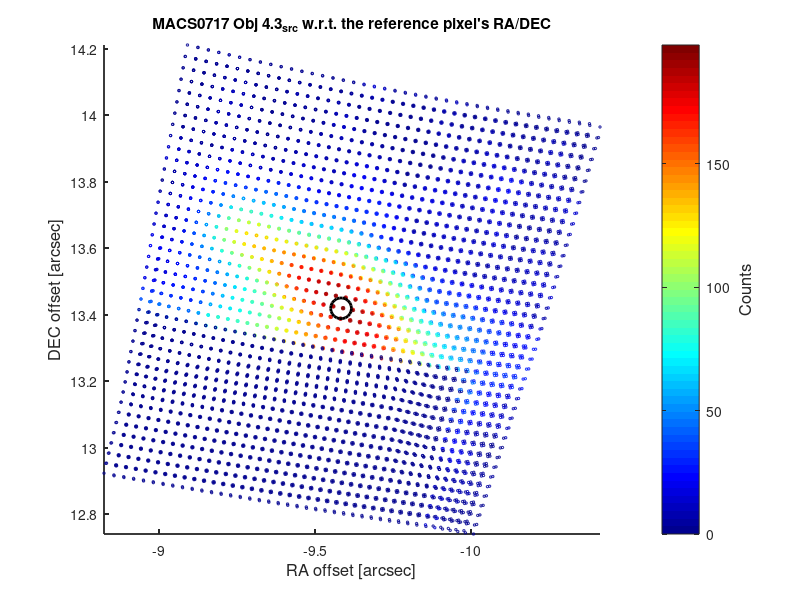
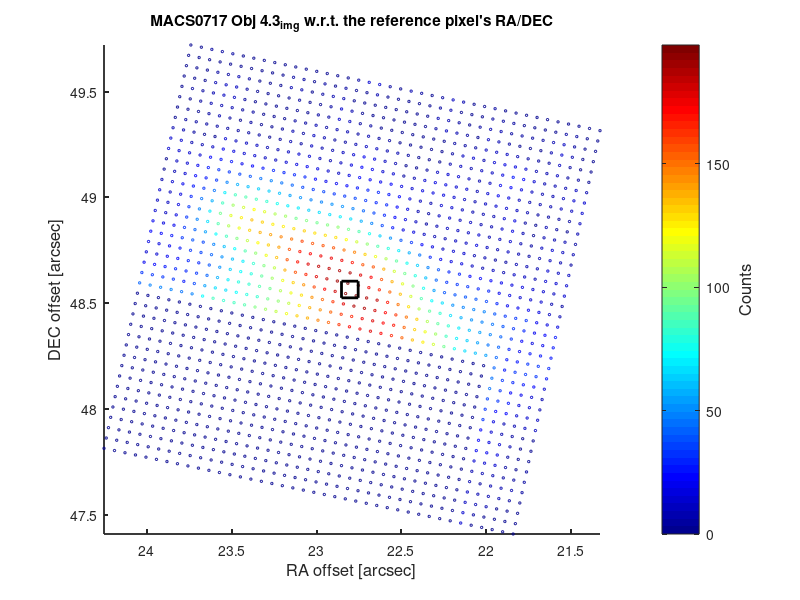
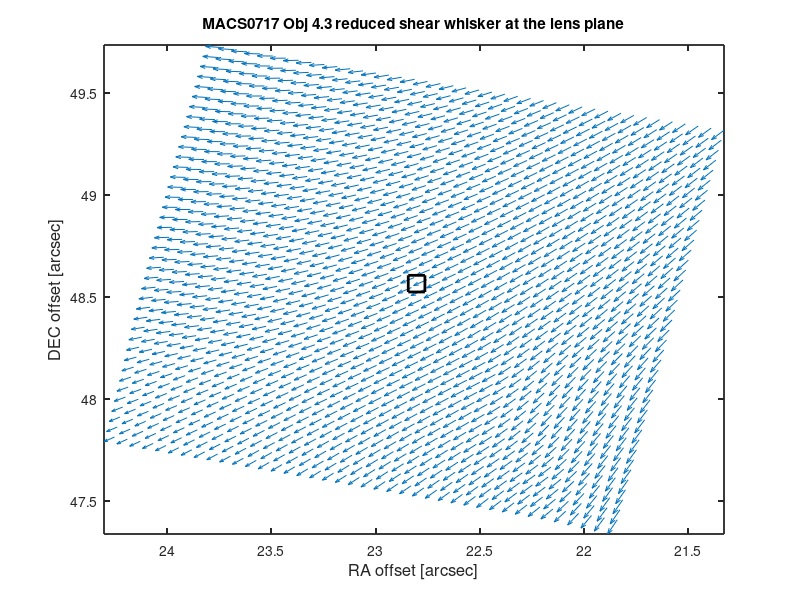

MATLAB code to generate these figures, in order:
% plotting one single remapped images

clear all; clc

% getting results for 4.3_
load 4.3_R_remap.mat
img_ra=(img_ra-ref_ra)*3600.;     % RA in arcsec
img_dec=(img_dec-ref_dec)*3600.;  % DEC in arcsec
img_cnt=img;
src_ra=(reshape(RA4_src,N_img*4,1)-ref_ra)*3600.;     % RA in arcsec
src_dec=(reshape(DEC4_src,N_img*4,1)-ref_dec)*3600.;  % DEC in arcsec
src_cnt=reshape(sb_src,N_img*4,1);
rg1=gamma1_img./(1-kappa_img);
rg2=gamma2_img./(1-kappa_img);
ctr_img_ra=(img_ctr(2,1)-ref_ra)*3600.;
ctr_img_dec=(img_ctr(2,2)-ref_dec)*3600.;
ctr_src_ra=(ctr_ra-ref_ra)*3600.;
ctr_src_dec=(ctr_dec-ref_dec)*3600.;

% color and linewidth schemes
lab_fontsize =12; axes_fontsize =10;
color = {'y','r','m','g','c','k','b'};
solid = {'-b','-r','-m','-g','-c','-k','-y'};
dot = {':b',':r',':m',':g',':c',':k'};
dash = {'--b','--r','--m','--g','--c','--k'};
lw1=2.5; lw2=1.7; lw3=0.8;

%% the remapped images in src plane
figure(1)  
scatter(src_ra,src_dec,3,src_cnt)
colormap('jet');
hold on
plot(ctr_src_ra,ctr_src_dec,'ko','MarkerSize',15,'LineWidth',2)
hold off

xlabel('RA offset [arcsec]','FontSize',lab_fontsize);
ylabel('DEC offset [arcsec]','FontSize',lab_fontsize);
title('MACS0717 Obj 4.3_{src} w.r.t. the reference pixel''s RA/DEC')
set(gca,'FontSize',axes_fontsize,'LineWidth',1.3,'XDir','Reverse'); 
ax = gca;
hbar = colorbar('EastOutside');
axes(hbar);
ylabel('Counts','FontSize',lab_fontsize);
set(gca,'FontSize',axes_fontsize);
axes(ax);
axis tight
set(gcf, 'PaperUnits','inches');
set(gcf, 'PaperPosition',[ 0 0 8 6]);
print -dpsc2 4.3_R_src.ps;


%% the original HST images in lens plane
figure(2)  
scatter(img_ra,img_dec,3,img_cnt)
colormap('jet');
hold on
plot(ctr_img_ra,ctr_img_dec,'ks','MarkerSize',12,'LineWidth',2)
hold off

xlabel('RA offset [arcsec]','FontSize',lab_fontsize);
ylabel('DEC offset [arcsec]','FontSize',lab_fontsize);
title('MACS0717 Obj 4.3_{img} w.r.t. the reference pixel''s RA/DEC')
set(gca,'FontSize',axes_fontsize,'LineWidth',1.3,'XDir','Reverse'); 
ax = gca;
hbar = colorbar('EastOutside');
axes(hbar);
ylabel('Counts','FontSize',lab_fontsize);
set(gca,'FontSize',axes_fontsize);
axes(ax);
axis tight
set(gcf, 'PaperUnits','inches');
set(gcf, 'PaperPosition',[ 0 0 8 6]);
print -dpsc2 4.3_R_img.ps;


%% plotting the reduced shear vector map   ->  this should go into _single.m later
figure(3)
quiver(img_ra,img_dec,rg1,rg2)
hold on
plot(ctr_img_ra,ctr_img_dec,'ks','MarkerSize',12,'LineWidth',2)
hold off

xlabel('RA offset [arcsec]','FontSize',lab_fontsize);
ylabel('DEC offset [arcsec]','FontSize',lab_fontsize);
title('MACS0717 Obj 4.3_ reduced shear whisker at the lens plane')
set(gca,'FontSize',axes_fontsize,'LineWidth',1.3,'XDir','Reverse'); 
axis tight
set(gcf, 'PaperUnits','inches');
set(gcf, 'PaperPosition',[ 0 0 8 6]);
print -dpsc2 4.3_rgvec.ps;

